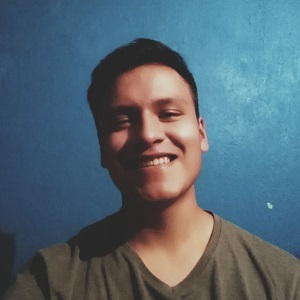
%> input picture src/2_Image_Inverter_With_CMY/foto.jpg, 300 x 300 px
$ octave app.m   (GNU Octave 9; MATLAB toolbox functions it lacks are replaced by stand-ins)
%> lines starting %> are read from the running program, lines starting %| are printed output that depends on the picture
clc
close all
clear all

Imagen = imread('foto.jpg');
%> Imagen is the input picture: size 300x300x3 uint8; mean R, G, B 84.7, 103.5, 115.1

% Descomponer en diferentes colores
R = Imagen(:,:,1);
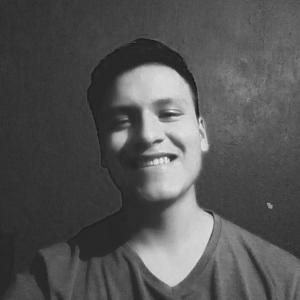
%> R: size 300x300 uint8; min 23, max 237, mean 84.7
G = Imagen(:,:,2);
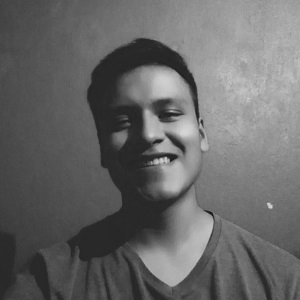
%> G: size 300x300 uint8; min 21, max 214, mean 103.5
B = Imagen(:,:,3);
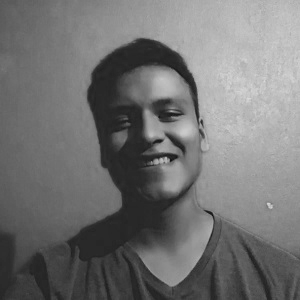
%> B: size 300x300 uint8; min 14, max 217, mean 115.1

% CMY

Cyan = 255 - R;
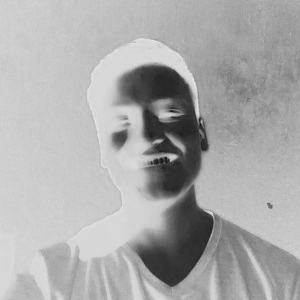
%> Cyan: size 300x300 uint8; min 18, max 232, mean 170.3
Magenta = 255 - G;
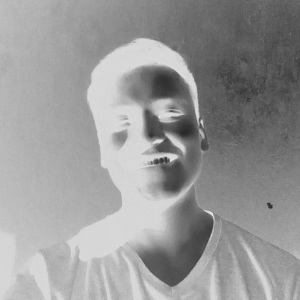
%> Magenta: size 300x300 uint8; min 41, max 234, mean 151.5
Yellow = 255 - B;
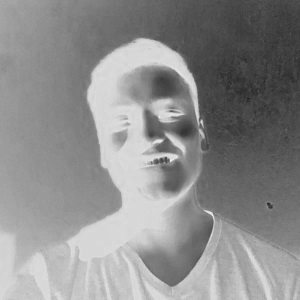
%> Yellow: size 300x300 uint8; min 38, max 241, mean 139.9

% Imagen Cyan
ImagenCyan(:,:,1) = Cyan;
ImagenCyan(:,:,2) = Cyan;
ImagenCyan(:,:,3) = Cyan;


% Imagen Magenta
ImagenMagenta(:,:,1) = Magenta;
ImagenMagenta(:,:,2) = Magenta;
ImagenMagenta(:,:,3) = Magenta;

% Imagen Yellow
ImagenYellow(:,:,1) = Yellow;
ImagenYellow(:,:,2) = Yellow;
ImagenYellow(:,:,3) = Yellow;

figure,imshow(ImagenCyan)
figure,imshow(ImagenMagenta)
figure,imshow(ImagenYellow)

ImagenInvertida(:,:,1) = Cyan;
ImagenInvertida(:,:,2) = Magenta;
ImagenInvertida(:,:,3) = Yellow;
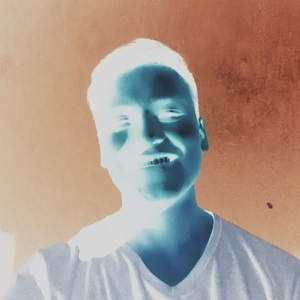
%> ImagenInvertida: size 300x300x3 uint8; mean R, G, B 170.3, 151.5, 139.9

imshow(uint8(ImagenInvertida))
